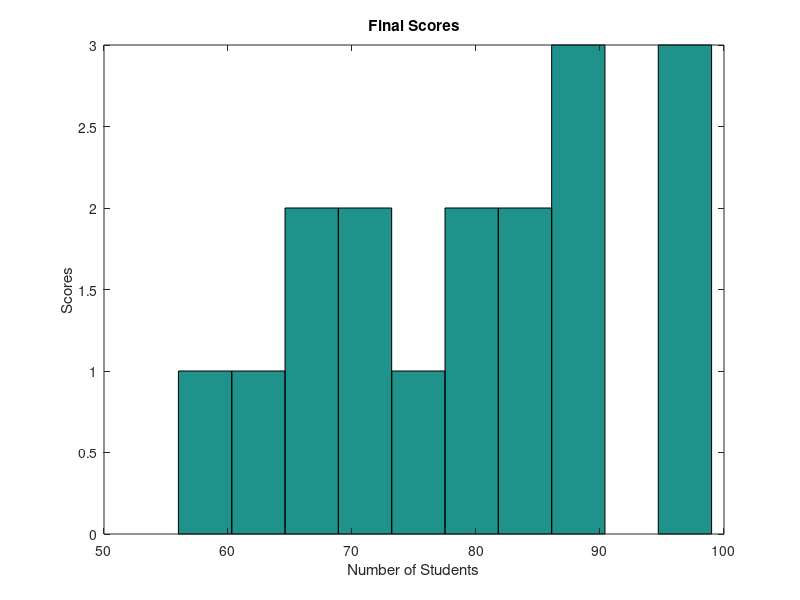

Write the MATLAB code that produced this figure.
% Raphael Lacet
% MATLAB
clear
clc
% Constants
G = [68, 70, 56, 78, 97, 65, 87, 84, 72, 90, 99, 85, 79, 96, 64, 88, 76]
% Sort and Create a Bar Graph
bar(sort(G)),
title('Final Scores'),
xlabel('Number of Students'),
ylabel('Scores');
% Sort and Create a Histogram
hist(sort(G)),
title('Final Scores'),
xlabel('Number of Students'),
ylabel('Scores')